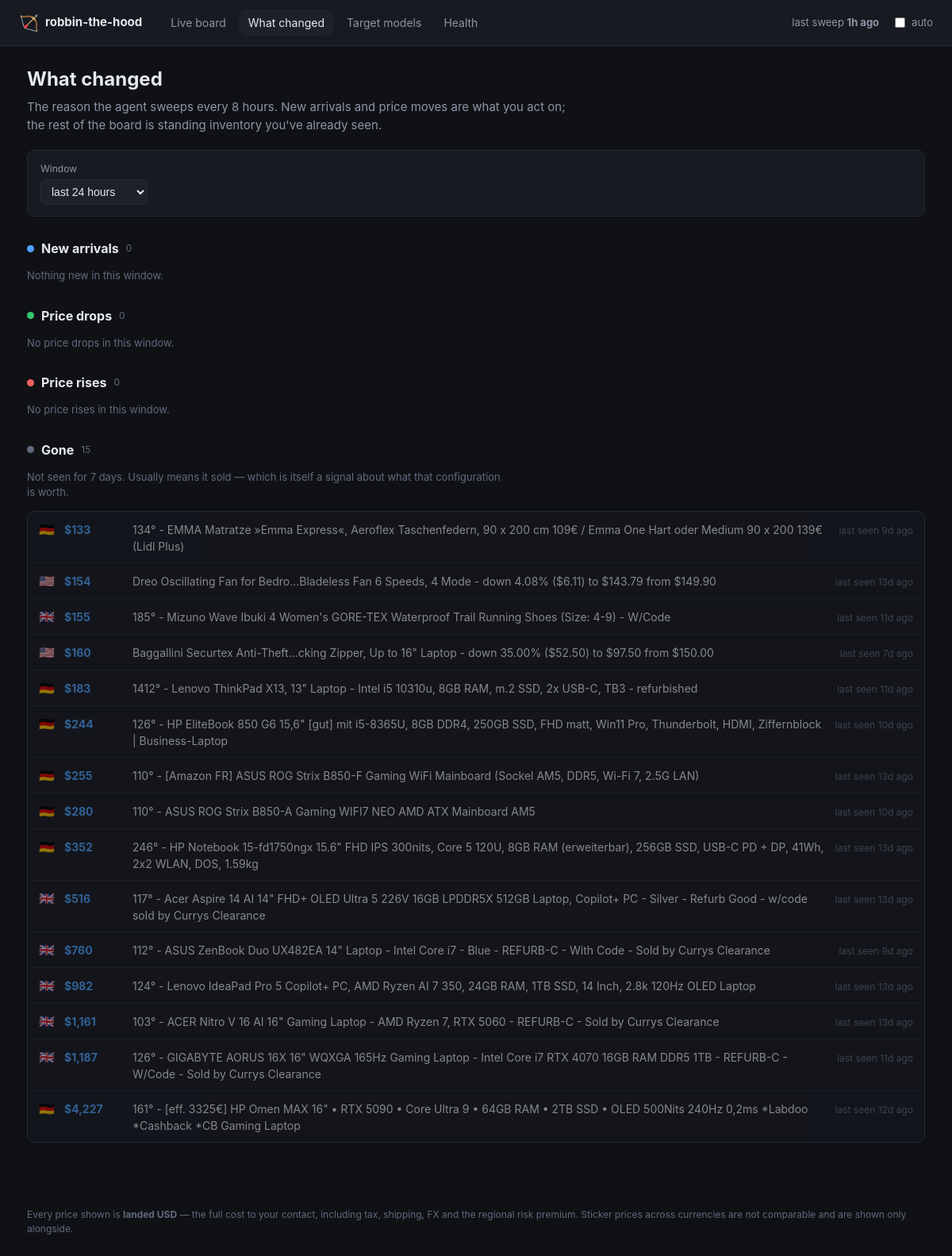
/changes, run on the app's committed database.
### tables this page shows
CREATE TABLE listings (
    fingerprint     TEXT PRIMARY KEY,
    source          TEXT NOT NULL,
    listing_id      TEXT,
    title           TEXT NOT NULL,
    url             TEXT,
    region          TEXT NOT NULL,
    currency        TEXT NOT NULL,
    sticker_local   REAL,
    landed_usd      REAL,
    -- The FX rate is stored per listing so a comparison made weeks from now
    -- against today's record is still honest.
    fx_rate         REAL,
    fx_source       TEXT,
    fx_fetched_at   TEXT,
    score           REAL,
    model_key       TEXT,
    condition       TEXT,
    seller_name     TEXT,
    flags           TEXT,
    reject_reasons  TEXT,
    first_seen      TEXT NOT NULL,
    last_seen       TEXT NOT NULL,
    status          TEXT NOT NULL DEFAULT 'active'
, spec_line TEXT, score_breakdown TEXT, landed_explain TEXT);

### dashboard.py (the view)
@app.route("/changes")
def changes():
    hours = int(request.args.get("hours", 24))
    config = _config()
    with _open() as store:
        data = recent_changes(store, config, hours=hours)
        latest_run = store.latest_run_at()
    return render_template(
        "changes.html", changes=data, hours=hours, latest_run=latest_run,
        now=datetime.now(timezone.utc), active="changes",
        static_export=_static_export(),
    )

### dashboard.py (called while the page is built)
def _open():
    return Store(app.config["DEALS_DB"])

def _static_export() -> bool:
    return bool(app.config.get("STATIC_EXPORT"))

def _config():
    if app.config["DEALS_CONFIG"] is None:
        app.config["DEALS_CONFIG"] = load_config()
    return app.config["DEALS_CONFIG"]

@app.template_filter("money")
def money(value) -> str:
    return "—" if value is None else f"${value:,.0f}"

@app.template_filter("ago")
def ago(moment) -> str:
    if moment is None:
        return "never"
    delta = datetime.now(timezone.utc) - moment
    minutes = int(delta.total_seconds() // 60)
    if minutes < 1:
        return "just now"
    if minutes < 60:
        return f"{minutes}m ago"
    if minutes < 2880:
        return f"{minutes // 60}h ago"
    return f"{minutes // 1440}d ago"

### dealhunter/config.py (called while the page is built)
    def region(self, code: Region) -> RegionConfig:
        try:
            return self.regions[code]
        except KeyError as exc:  # pragma: no cover - config error, fails loudly
            raise KeyError(f"Region {code} is missing from config.yaml") from exc

### dealhunter/store.py (called while the page is built, shortened)
    def __enter__(self) -> "Store":
        return self

    def __exit__(self, *exc_info) -> None:
        self.close()

    def close(self) -> None:
        self.connection.commit()
        try:
            self.connection.execute("PRAGMA wal_checkpoint(TRUNCATE)")
        except sqlite3.Error as exc:  # pragma: no cover - non-fatal
            log.warning("Could not checkpoint the WAL: %s", exc)
        self.connection.close()

    @contextmanager
    def _tx(self):
        try:
            yield self.connection
            self.connection.commit()
        except Exception:
            self.connection.rollback()
            raise

    def _migrate(self) -> None:
        with self._tx() as connection:
            connection.executescript(SCHEMA)
            row = connection.execute("SELECT version FROM schema_version").fetchone()
            if row is None:
                connection.execute(
                    "INSERT INTO schema_version (version) VALUES (?)", (SCHEMA_VERSION,)
                )

    def latest_run_at(self) -> datetime | None:
        row = self.connection.execute(
            "SELECT started_at FROM runs WHERE finished_at IS NOT NULL "
            "ORDER BY id DESC LIMIT 1"
        ).fetchone()
        return datetime.fromisoformat(row["started_at"]) if row else None

### templates/changes.html (shortened to what this page needs)
{% extends "base.html" %}
{% block content %}
<div class="pagehead">
  <h1>What changed</h1>
  <p class="sub">
    The reason the agent sweeps every 8 hours. New arrivals and price moves are
    what you act on; the rest of the board is standing inventory you've already
    seen.
  </p>
</div>
<form class="filters" method="get">
  <label>Window
    <select name="hours" onchange="this.form.submit()">
      <option value="24"  {{ 'selected' if hours == 24 }}>last 24 hours</option>
    </select>
  </label>
</form>
<section class="changeblock">
  <h2><span class="dot new"></span> New arrivals
    <span class="n">{{ changes.new | length }}</span></h2>
  {% if changes.new %}
    <ul class="changes">
      {% for c in changes.new %}
        <li>
          <span class="flagicon">{{ c.region_flag }}</span>
          <span class="amount">{{ c.landed_usd | money }}</span>
          <a href="{{ c.url }}" target="_blank" rel="noopener">{{ c.title }}</a>
          <span class="when"><time datetime="{{ c.when.isoformat() }}">{{ c.when | ago }}</time></span>
        </li>
      {% endfor %}
    </ul>
  {% else %}
    <p class="none">Nothing new in this window.</p>
  {% endif %}
</section>
<section class="changeblock">
  <h2><span class="dot drop"></span> Price drops
    <span class="n">{{ changes.drops | length }}</span></h2>
  {% if changes.drops %}
    <ul class="changes">
      {% for c in changes.drops %}
        <li>
          <span class="flagicon">{{ c.region_flag }}</span>
          <span class="amount">{{ c.landed_usd | money }}</span>
          <span class="delta down">{{ c.delta | signed }} ({{ '%.1f' % c.percent }}%)</span>
          <a href="{{ c.url }}" target="_blank" rel="noopener">{{ c.title }}</a>
          <span class="when"><time datetime="{{ c.when.isoformat() }}">{{ c.when | ago }}</time></span>
        </li>
      {% endfor %}
    </ul>
  {% else %}
    <p class="none">No price drops in this window.</p>
  {% endif %}
</section>
<section class="changeblock">
  <h2><span class="dot rise"></span> Price rises
    <span class="n">{{ changes.rises | length }}</span></h2>
  {% if changes.rises %}
    <ul class="changes">
      {% for c in changes.rises %}
        <li>
          <span class="flagicon">{{ c.region_flag }}</span>
          <span class="amount">{{ c.landed_usd | money }}</span>
          <span class="delta up">{{ c.delta | signed }} ({{ '%.1f' % c.percent }}%)</span>
          <a href="{{ c.url }}" target="_blank" rel="noopener">{{ c.title }}</a>
          <span class="when"><time datetime="{{ c.when.isoformat() }}">{{ c.when | ago }}</time></span>
        </li>
      {% endfor %}
    </ul>
  {% else %}
    <p class="none">No price rises in this window.</p>
  {% endif %}
</section>
<section class="changeblock">
  <h2><span class="dot gone"></span> Gone
    <span class="n">{{ changes.gone | length }}</span></h2>
  <p class="hint">
    Not seen for 7 days. Usually means it sold — which is itself a signal about
    what that configuration is worth.
  </p>
  {% if changes.gone %}
    <ul class="changes">
      {% for c in changes.gone %}
        <li class="faded">
          <span class="flagicon">{{ c.region_flag }}</span>
          <span class="amount">{{ c.landed_usd | money }}</span>
          <span>{{ c.title }}</span>
          <span class="when">last seen <time datetime="{{ c.when.isoformat() }}">{{ c.when | ago }}</time></span>
        </li>
      {% endfor %}
    </ul>
  {% else %}
    <p class="none">Nothing has dropped off recently.</p>
  {% endif %}
</section>
{% endblock %}

### static/style.css (style rules this page uses)
:root { --bg: #0f1115; --panel: #171a21; --panel-2: #1d212a; --line: #262b36; --text: #e6e9ef; --muted: #8d95a5; --dim: #616a7c; --accent: #4da3ff; --good: #35c46f; --warn: #e8b339; --bad: #ef5f5f; --priority: #b98bff; --radius: 10px; }
* { box-sizing: border-box; }
body { margin: 0; background: var(--bg); color: var(--text); font: 15px/1.5 ui-sans-serif, -apple-system, "Segoe UI", Roboto, sans-serif; }
.pagehead h1 { margin: 0 0 6px; font-size: 24px; }
.pagehead .sub { margin: 0 0 20px; color: var(--muted); max-width: 74ch; }
.filters { display: flex; flex-wrap: wrap; gap: 14px; align-items: end; background: var(--panel); border: 1px solid var(--line); border-radius: var(--radius); padding: 14px 16px; margin-bottom: 20px; }
.filters label { display: flex; flex-direction: column; gap: 4px; font-size: 12px; color: var(--muted); }
.filters select, .filters input[type="number"] { background: var(--panel-2); color: var(--text); border: 1px solid var(--line); border-radius: 7px; padding: 6px 9px; font-size: 14px; }
.flagicon { font-size: 16px; }
.changeblock { margin: 28px 0; }
.changeblock h2 { font-size: 16px; display: flex; align-items: center; gap: 9px; margin: 0 0 10px; }
.changeblock h2 .n { font-size: 12px; color: var(--dim); font-weight: 400; }
.dot { width: 9px; height: 9px; border-radius: 50%; display: inline-block; }
.dot.new { background: var(--accent); }
.dot.drop { background: var(--good); }
.dot.rise { background: var(--bad); }
.dot.gone { background: var(--dim); }
ul.changes { list-style: none; margin: 0; padding: 0; border: 1px solid var(--line); border-radius: var(--radius); overflow: hidden; }
ul.changes li { display: flex; gap: 12px; align-items: baseline; padding: 10px 14px; background: var(--panel); border-bottom: 1px solid var(--line); font-size: 14px; }
ul.changes li:last-child { border-bottom: 0; }
ul.changes li.faded { opacity: .55; }
ul.changes .amount { font-weight: 700; color: var(--accent); min-width: 74px; }
ul.changes .when { font-size: 12px; color: var(--dim); margin-left: auto; white-space: nowrap; }
.none, .hint { color: var(--dim); font-size: 13px; }
.hint { max-width: 74ch; }

### data on the page
listings: region_flag "🇩🇪", landed_usd "$133", title "134° - EMMA Matratze »Emma Express«, Aeroflex Taschenfedern, 90 x 200 cm 109€ / Emma One Hart oder Medium 90 x 200 139€ (Lidl Plus)", when|ago "9d ago"
listings: region_flag "🇺🇸", landed_usd "$154", title "Dreo Oscillating Fan for Bedro...Bladeless Fan 6 Speeds, 4 Mode - down 4.08% ($6.11) to $143.79 from $149.90", when|ago "13d ago"
listings: region_flag "🇬🇧", landed_usd "$155", title "185° - Mizuno Wave Ibuki 4 Women's GORE-TEX Waterproof Trail Running Shoes (Size: 4-9) - W/Code", when|ago "11d ago"
listings: region_flag "🇺🇸", landed_usd "$160", title "Baggallini Securtex Anti-Theft...cking Zipper, Up to 16\" Laptop - down 35.00% ($52.50) to $97.50 from $150.00", when|ago "7d ago"
listings: region_flag "🇩🇪", landed_usd "$183", title "1412° - Lenovo ThinkPad X13, 13\" Laptop - Intel i5 10310u, 8GB RAM, m.2 SSD, 2x USB-C, TB3 - refurbished", when|ago "11d ago"
listings: region_flag "🇩🇪", landed_usd "$244", title "126° - HP EliteBook 850 G6 15,6\" [gut] mit i5-8365U, 8GB DDR4, 250GB SSD, FHD matt, Win11 Pro, Thunderbolt, HDMI, Ziffernblock | Business-Laptop", when|ago "10d ago"
listings: region_flag "🇩🇪", landed_usd "$255", title "110° - [Amazon FR] ASUS ROG Strix B850-F Gaming WiFi Mainboard (Sockel AM5, DDR5, Wi-Fi 7, 2.5G LAN)", when|ago "13d ago"
listings: region_flag "🇩🇪", landed_usd "$280", title "110° - ASUS ROG Strix B850-A Gaming WIFI7 NEO AMD ATX Mainboard AM5", when|ago "10d ago"
listings: region_flag "🇩🇪", landed_usd "$352", title "246° - HP Notebook 15-fd1750ngx 15.6\" FHD IPS 300nits, Core 5 120U, 8GB RAM (erweiterbar), 256GB SSD, USB-C PD + DP, 41Wh, 2x2 WLAN, DOS, 1.59kg", when|ago "13d ago"
listings: region_flag "🇬🇧", landed_usd "$516", title "117° - Acer Aspire 14 AI 14\" FHD+ OLED Ultra 5 226V 16GB LPDDR5X 512GB Laptop, Copilot+ PC - Silver - Refurb Good - w/code sold by Currys Clearance", when|ago "13d ago"
listings: region_flag "🇬🇧", landed_usd "$760", title "112° - ASUS ZenBook Duo UX482EA 14\" Laptop - Intel Core i7 - Blue - REFURB-C - With Code - Sold by Currys Clearance", when|ago "9d ago"
listings: region_flag "🇬🇧", landed_usd "$982", title "124° - Lenovo IdeaPad Pro 5 Copilot+ PC, AMD Ryzen AI 7 350, 24GB RAM, 1TB SSD, 14 Inch, 2.8k 120Hz OLED Laptop", when|ago "13d ago"
listings: region_flag "🇬🇧", landed_usd "$1,161", title "103° - ACER Nitro V 16 AI 16\" Gaming Laptop - AMD Ryzen 7, RTX 5060 - REFURB-C - Sold by Currys Clearance", when|ago "13d ago"
listings: region_flag "🇬🇧", landed_usd "$1,187", title "126° - GIGABYTE AORUS 16X 16\" WQXGA 165Hz Gaming Laptop - Intel Core i7 RTX 4070 16GB RAM DDR5 1TB - REFURB-C - W/Code - Sold by Currys Clearance", when|ago "11d ago"
listings: region_flag "🇩🇪", landed_usd "$4,227", title "161° - [eff. 3325€] HP Omen MAX 16\" • RTX 5090 • Core Ultra 9 • 64GB RAM • 2TB SSD • OLED 500Nits 240Hz 0,2ms *Labdoo *Cashback *CB Gaming Laptop", when|ago "12d ago"

### other printed values
{{ latest_run | ago }} "1h ago"
{{ changes.new | length }} "0"
{{ changes.drops | length }} "0"
{{ changes.rises | length }} "0"
{{ changes.gone | length }} "15"
